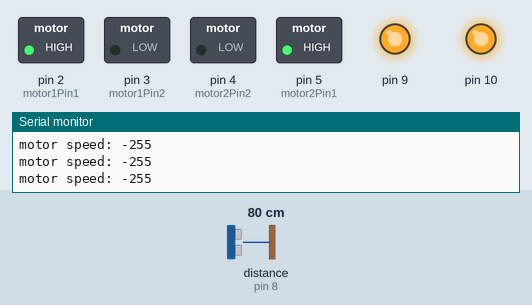
Simulated run of this sketch. Board: Arduino Uno, built with avr-gcc and run on an emulated ATmega328P. Parts: switched loads named in the sketch (green lamp = pin HIGH), output pins drawn as LEDs (lit = HIGH), the last lines printed to the serial monitor. Wiring (inferred from the names in the program): ultrasonic range finder: trigger pin 7; echo pin 8. Inputs (shaded band) come from the test bench; at power-on: distance to the obstacle (sensor on pin 8) 80 cm. The echo pulse lasts 58.3 µs per cm; pins used as bus, display or sensor lines are not drawn.

Above: at 1.2 s.
1.3 s: distance to the obstacle (sensor on pin 8) set to 2 cm
At 2.0 s:
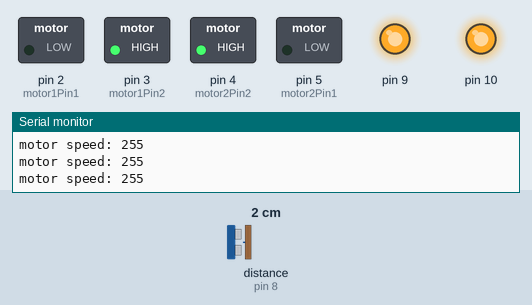
2.8 s: distance to the obstacle (sensor on pin 8) set to 18 cm
At 3.6 s:
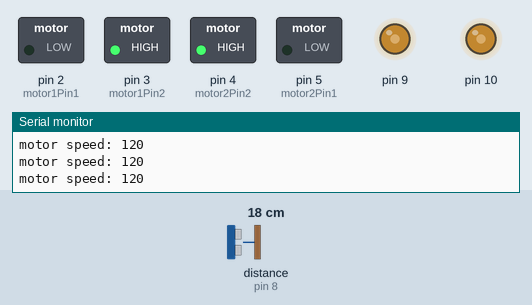
4.3 s: distance to the obstacle (sensor on pin 8) set to 299 cm
At 5.1 s:
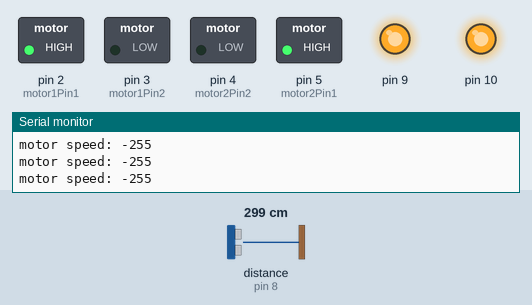
5.8 s: distance to the obstacle (sensor on pin 8) set to 9 cm
At 7.0 s:
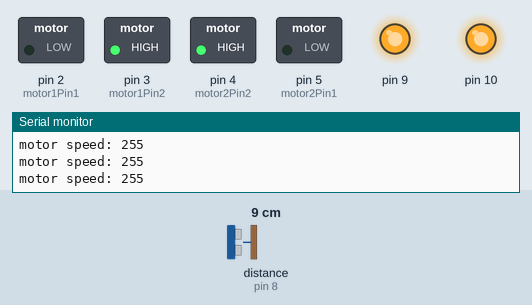
7.3 s: distance to the obstacle (sensor on pin 8) set to 23 cm
At 7.8 s:
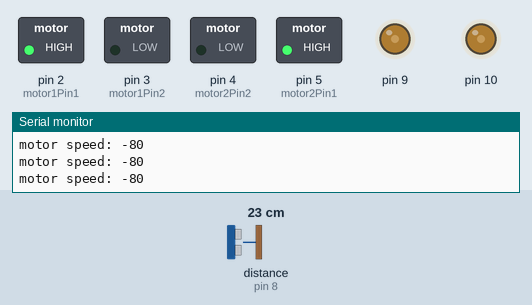
8.8 s: distance to the obstacle (sensor on pin 8) set to 4 cm
At 9.9 s:
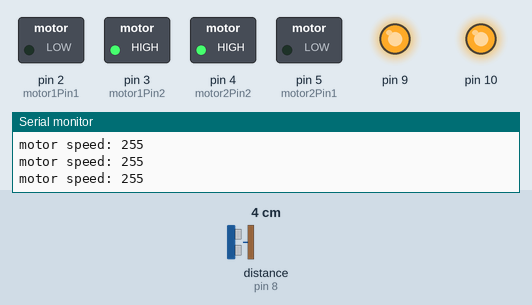
Timing chart, 0 to 11.3 s (numbered marks = the images above; inputs shaded):
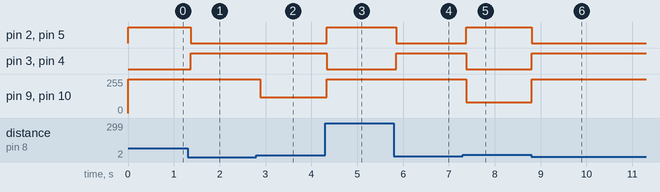

Measured:
- after the input at 1.3 s, pin 2 (motor1Pin1), pin 5 (motor2Pin1): HIGH → LOW after 0.07 s; pin 3 (motor1Pin2), pin 4 (motor2Pin2): LOW → HIGH after 0.07 s
- after the input at 2.8 s, pin 9, pin 10: 255/255 → 120/255 after 0.09 s
- after the input at 4.3 s, pin 2 (motor1Pin1), pin 5 (motor2Pin1): LOW → HIGH at once; pin 3 (motor1Pin2), pin 4 (motor2Pin2): HIGH → LOW at once; pin 9, pin 10: 120/255 → 255/255 at once
- after the input at 5.8 s, pin 2 (motor1Pin1), pin 5 (motor2Pin1): HIGH → LOW after 0.05 s; pin 3 (motor1Pin2), pin 4 (motor2Pin2): LOW → HIGH after 0.05 s
- after the input at 7.3 s, pin 2 (motor1Pin1), pin 5 (motor2Pin1): LOW → HIGH after 0.07 s; pin 3 (motor1Pin2), pin 4 (motor2Pin2): HIGH → LOW after 0.07 s; pin 9, pin 10: 255/255 → 80/255 after 0.07 s
- after the input at 8.8 s, pin 2 (motor1Pin1), pin 5 (motor2Pin1): HIGH → LOW at once; pin 3 (motor1Pin2), pin 4 (motor2Pin2): LOW → HIGH at once; pin 9, pin 10: 80/255 → 255/255 at once

The sketch:

Object_Following_with_PID.ino
```cpp
// Define pins for motor control
int motor1Pin1 = 2; // Motor 1 - Forward
int motor1Pin2 = 3; // Motor 1 - Backward

int motor2Pin1 = 5; // Motor 2 - Forward
int motor2Pin2 = 4; // Motor 2 - Backward

// Define pins for the sonar sensor
int trigPin = 7;
int echoPin = 8;
int range = 50; // this is the range within which an object should be placed for our robot to identify it


// Constants for PID control
const int targetDistance = 20; // Target distance in centimeters

// Constants for PID terms
const double Kp = 40; // Proportional gain

void setup() {
  // Initialize motor control pins
  pinMode(motor1Pin1, OUTPUT);
  pinMode(motor1Pin2, OUTPUT);
  pinMode(motor2Pin1, OUTPUT);
  pinMode(motor2Pin2, OUTPUT);

  pinMode(9, OUTPUT);
  pinMode(10, OUTPUT);

  // Sonar Sensor Stuff
  pinMode(trigPin,OUTPUT);
  pinMode(echoPin,INPUT);

  // Initialize serial communication
  Serial.begin(9600);
}

void loop() {
  // Turning on the sonar sensor
  long duration, distance;
  digitalWrite(trigPin, LOW);
  delayMicroseconds(2);
  digitalWrite(trigPin, HIGH);
  delayMicroseconds(10);
  digitalWrite(trigPin, LOW);

  duration = pulseIn(echoPin, HIGH);
  distance = microsecondsToCentimeters(duration);

  // Print values for debugging (optional)
  //Serial.print("Distance: ");
  //Serial.println(distance);

  // Calculate error (difference between target and current distance)
  int error = targetDistance - distance;
  //Serial.println(error);

  // Calculate the control output using proportional control (P-control)
  double output = Kp * error;

  // Map the output to control the motors
  int motorSpeed1 = constrain(output, -255, 255);
  int motorSpeed2 = constrain(output, -255, 255);

  Serial.print("motor speed: ");
  Serial.println(motorSpeed1);

  // Adjust motor speeds based on the error
  if (error < 0) {
    moveForward(motorSpeed1, motorSpeed2); // Move forward if too far from the target
  } else {
    moveBackward(motorSpeed1, motorSpeed2); // Move backward if too close to the target
  }

  delay(100); // Adjust the delay according to your system's requirements
}

void moveForward(int speed1, int speed2) {
  //Serial.println("Moving forward");
  analogWrite(9, abs(speed1));
  analogWrite(10, abs(speed2));
  digitalWrite(motor1Pin1, HIGH);
  digitalWrite(motor1Pin2, LOW);

  digitalWrite(motor2Pin1, HIGH);
  digitalWrite(motor2Pin2, LOW);
  // Adjust motor speeds as needed for forward movement
}

void moveBackward(int speed1, int speed2) {
  //Serial.println("Moving backward");
  analogWrite(9, abs(speed1));
  analogWrite(10, abs(speed2));
  digitalWrite(motor1Pin1, LOW);
  digitalWrite(motor1Pin2, HIGH);

  digitalWrite(motor2Pin1, LOW);
  digitalWrite(motor2Pin2, HIGH);
  // Adjust motor speeds as needed for backward movement
}

long microsecondsToCentimeters(long microseconds) {
  // The speed of sound is 340 m/s or 29 microseconds per centimeter.
  // The ping travels out and back, so to find the distance of the object we
  // take half of the distance travelled.
  return microseconds / 29 / 2;

  exit(0);
}
```
